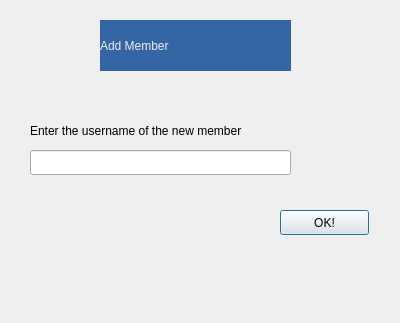
<?xml version="1.0" encoding="UTF-8"?>
<ui version="4.0">
 <class>AddMembers</class>
 <widget class="QDialog" name="AddMembers">
  <property name="geometry">
   <rect>
    <x>0</x>
    <y>0</y>
    <width>400</width>
    <height>323</height>
   </rect>
  </property>
  <property name="windowTitle">
   <string>Dialog</string>
  </property>
  <widget class="QLabel" name="label">
   <property name="geometry">
    <rect>
     <x>100</x>
     <y>20</y>
     <width>191</width>
     <height>51</height>
    </rect>
   </property>
   <property name="styleSheet">
    <string notr="true">color: rgb(238, 238, 236);
background-color: rgb(52, 101, 164);
font: 57 22pt &quot;Ubuntu&quot;;</string>
   </property>
   <property name="text">
    <string>Add Member</string>
   </property>
  </widget>
  <widget class="QLabel" name="label_2">
   <property name="geometry">
    <rect>
     <x>30</x>
     <y>110</y>
     <width>301</width>
     <height>41</height>
    </rect>
   </property>
   <property name="text">
    <string>Enter the username of the new member</string>
   </property>
  </widget>
  <widget class="QLineEdit" name="lineEdit_username">
   <property name="geometry">
    <rect>
     <x>30</x>
     <y>150</y>
     <width>261</width>
     <height>25</height>
    </rect>
   </property>
  </widget>
  <widget class="QPushButton" name="pushButton">
   <property name="geometry">
    <rect>
     <x>280</x>
     <y>210</y>
     <width>89</width>
     <height>25</height>
    </rect>
   </property>
   <property name="text">
    <string>OK!</string>
   </property>
  </widget>
  <widget class="QLabel" name="Status">
   <property name="geometry">
    <rect>
     <x>40</x>
     <y>200</y>
     <width>171</width>
     <height>101</height>
    </rect>
   </property>
   <property name="text">
    <string/>
   </property>
  </widget>
 </widget>
 <resources/>
 <connections/>
</ui>
